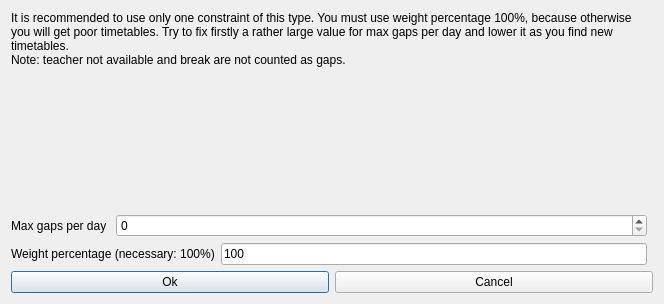
<?xml version="1.0" encoding="UTF-8"?>
<ui version="4.0">
 <class>ModifyConstraintTeachersMaxGapsPerDayForm_template</class>
 <widget class="QDialog" name="ModifyConstraintTeachersMaxGapsPerDayForm_template">
  <property name="geometry">
   <rect>
    <x>0</x>
    <y>0</y>
    <width>510</width>
    <height>304</height>
   </rect>
  </property>
  <property name="windowTitle">
   <string extracomment="This is the title of the dialog to modify a constraint of this type">Modify teachers max gaps per day</string>
  </property>
  <layout class="QGridLayout">
   <item row="1" column="0" colspan="2">
    <layout class="QHBoxLayout">
     <item>
      <widget class="QPushButton" name="okPushButton">
       <property name="text">
        <string>Ok</string>
       </property>
      </widget>
     </item>
     <item>
      <widget class="QPushButton" name="cancelPushButton">
       <property name="text">
        <string>Cancel</string>
       </property>
      </widget>
     </item>
    </layout>
   </item>
   <item row="0" column="0">
    <layout class="QGridLayout">
     <item row="0" column="0" colspan="3">
      <widget class="QLabel" name="weightTextLabel_2">
       <property name="sizePolicy">
        <sizepolicy hsizetype="Minimum" vsizetype="Minimum">
         <horstretch>0</horstretch>
         <verstretch>0</verstretch>
        </sizepolicy>
       </property>
       <property name="frameShape">
        <enum>QFrame::NoFrame</enum>
       </property>
       <property name="frameShadow">
        <enum>QFrame::Plain</enum>
       </property>
       <property name="text">
        <string>It is recommended to use only one constraint of this type. You must use weight percentage 100%, because otherwise you will get poor timetables. Try to fix firstly a rather large value for max gaps per day and lower it as you find new timetables.
Note: teacher not available and break are not counted as gaps.</string>
       </property>
       <property name="wordWrap">
        <bool>true</bool>
       </property>
      </widget>
     </item>
     <item row="3" column="0" colspan="2">
      <widget class="QLabel" name="weightTextLabel">
       <property name="frameShape">
        <enum>QFrame::NoFrame</enum>
       </property>
       <property name="frameShadow">
        <enum>QFrame::Plain</enum>
       </property>
       <property name="text">
        <string>Weight percentage (necessary: 100%)</string>
       </property>
       <property name="wordWrap">
        <bool>false</bool>
       </property>
      </widget>
     </item>
     <item row="3" column="2">
      <widget class="QLineEdit" name="weightLineEdit">
       <property name="text">
        <string>100</string>
       </property>
      </widget>
     </item>
     <item row="2" column="0">
      <widget class="QLabel" name="textLabel1">
       <property name="text">
        <string>Max gaps per day</string>
       </property>
       <property name="wordWrap">
        <bool>false</bool>
       </property>
      </widget>
     </item>
     <item row="2" column="1" colspan="2">
      <widget class="QSpinBox" name="maxGapsSpinBox"/>
     </item>
     <item row="1" column="1">
      <spacer name="spacer5">
       <property name="orientation">
        <enum>Qt::Vertical</enum>
       </property>
       <property name="sizeType">
        <enum>QSizePolicy::Expanding</enum>
       </property>
       <property name="sizeHint" stdset="0">
        <size>
         <width>20</width>
         <height>16</height>
        </size>
       </property>
      </spacer>
     </item>
    </layout>
   </item>
  </layout>
 </widget>
 <layoutdefault spacing="6" margin="11"/>
 <tabstops>
  <tabstop>maxGapsSpinBox</tabstop>
  <tabstop>weightLineEdit</tabstop>
  <tabstop>okPushButton</tabstop>
  <tabstop>cancelPushButton</tabstop>
 </tabstops>
 <resources/>
 <connections/>
</ui>
